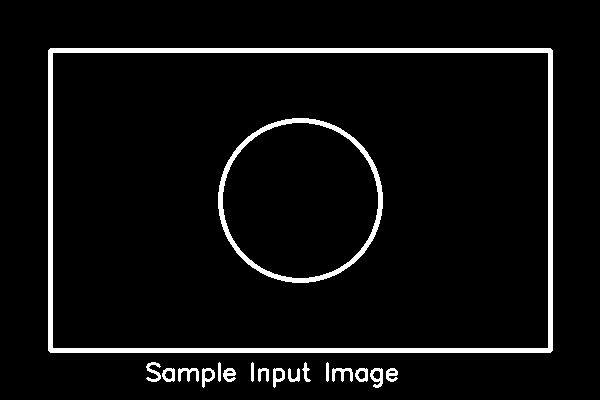
#> input picture assignments/assignment_11_module_21_opencv_practicals/original_submission/input_images/sample_input_image.png, 600 x 400 px, found by its file name
$ python step_04_resize_crop_image.py
#> lines starting #> are read from the running program, lines starting #| are printed output that depends on the picture; after the words box and inside, x2 and y2 are one past the last pixel; in counts of white or black regions, pixels touching at a corner belong together
import cv2
from datetime import datetime
from pathlib import Path


print("OpenCV Practical 04: Resize and Crop Image")
print("------------------------------------------")
print("System timestamp:", datetime.now().strftime("%d-%m-%Y %H:%M:%S"))

input_path = Path("input_images/sample_input_image.png")

resized_output_path = Path("output_images/step_04_resized_image.png")
cropped_output_path = Path("output_images/step_04_cropped_image.png")

image = cv2.imread(str(input_path))
#> image is the input picture: shape (400, 600, 3); 5.1% white; 18 white regions, largest, box (x1, y1, x2, y2) and area: (48, 48, 553, 353) 7988, (218, 118, 383, 283) 2484, (178, 368, 199, 382) 151

if image is None:
    print("Error: Input image could not be read.")
    print("Please check whether this file exists:", input_path)
else:
    print("Original image read successfully.")
    print("Input image path:", input_path)
    print("Original image shape:", image.shape)
#| Original image shape: (400, 600, 3)
    print("Original image data type:", image.dtype)
#| Original image data type: uint8

    resized_image = cv2.resize(image, (300, 200))
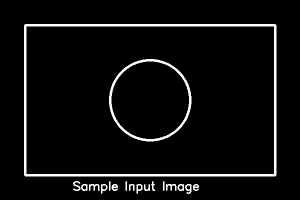
#> resized_image: shape (200, 300, 3); min 0, max 255, mean 13

    print("Image resized successfully.")
    print("Resized image shape:", resized_image.shape)
#| Resized image shape: (200, 300, 3)

    cv2.imwrite(str(resized_output_path), resized_image)

    print("Resized image saved successfully.")
    print("Resized output path:", resized_output_path)

    cropped_image = image[80:320, 150:450]
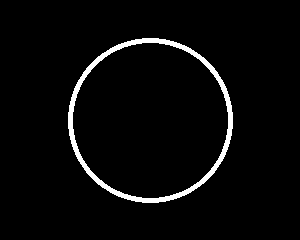
#> cropped_image: shape (240, 300, 3); 3.5% white; 1 white region, box (x1, y1, x2, y2) and area: (68, 38, 233, 203) 2484

    print("Image cropped successfully.")
    print("Cropped image shape:", cropped_image.shape)
#| Cropped image shape: (240, 300, 3)

    cv2.imwrite(str(cropped_output_path), cropped_image)

    print("Cropped image saved successfully.")
    print("Cropped output path:", cropped_output_path)
